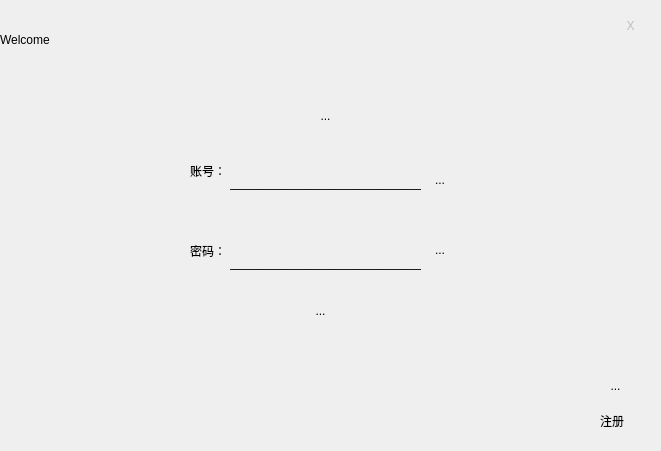
<?xml version="1.0" encoding="UTF-8"?>
<ui version="4.0">
 <class>client</class>
 <widget class="QMainWindow" name="client">
  <property name="geometry">
   <rect>
    <x>0</x>
    <y>0</y>
    <width>661</width>
    <height>451</height>
   </rect>
  </property>
  <property name="windowTitle">
   <string>MainWindow</string>
  </property>
  <widget class="QWidget" name="centralwidget">
   <widget class="QWidget" name="widget" native="true">
    <property name="geometry">
     <rect>
      <x>0</x>
      <y>0</y>
      <width>661</width>
      <height>451</height>
     </rect>
    </property>
    <property name="minimumSize">
     <size>
      <width>0</width>
      <height>0</height>
     </size>
    </property>
    <property name="maximumSize">
     <size>
      <width>971</width>
      <height>601</height>
     </size>
    </property>
    <property name="styleSheet">
     <string notr="true">background-image:url(:/QT/icon/backfin.png);
border-radius: 20px;

</string>
    </property>
    <widget class="QToolButton" name="pwd">
     <property name="geometry">
      <rect>
       <x>420</x>
       <y>230</y>
       <width>40</width>
       <height>40</height>
      </rect>
     </property>
     <property name="minimumSize">
      <size>
       <width>40</width>
       <height>40</height>
      </size>
     </property>
     <property name="maximumSize">
      <size>
       <width>40</width>
       <height>40</height>
      </size>
     </property>
     <property name="text">
      <string>...</string>
     </property>
     <property name="icon">
      <iconset resource="Client.qrc">
       <normaloff>:/Client/QT/icon/Password.png</normaloff>:/Client/QT/icon/Password.png</iconset>
     </property>
     <property name="iconSize">
      <size>
       <width>30</width>
       <height>30</height>
      </size>
     </property>
    </widget>
    <widget class="QLabel" name="label">
     <property name="geometry">
      <rect>
       <x>0</x>
       <y>0</y>
       <width>171</width>
       <height>80</height>
      </rect>
     </property>
     <property name="styleSheet">
      <string notr="true">font: 75 italic 28pt &quot;Comic Sans MS&quot;;
</string>
     </property>
     <property name="text">
      <string>Welcome</string>
     </property>
    </widget>
    <widget class="QLabel" name="label_2">
     <property name="geometry">
      <rect>
       <x>600</x>
       <y>410</y>
       <width>31</width>
       <height>21</height>
      </rect>
     </property>
     <property name="text">
      <string>注册</string>
     </property>
    </widget>
    <widget class="QLabel" name="label_3">
     <property name="geometry">
      <rect>
       <x>230</x>
       <y>180</y>
       <width>191</width>
       <height>17</height>
      </rect>
     </property>
     <property name="styleSheet">
      <string notr="true">background:transparent;border-width:0;border-style:outset</string>
     </property>
     <property name="text">
      <string>————————————————</string>
     </property>
    </widget>
    <widget class="QLabel" name="label_4">
     <property name="geometry">
      <rect>
       <x>230</x>
       <y>260</y>
       <width>191</width>
       <height>17</height>
      </rect>
     </property>
     <property name="styleSheet">
      <string notr="true">background:transparent;border-width:0;border-style:outset</string>
     </property>
     <property name="text">
      <string>————————————————</string>
     </property>
    </widget>
    <widget class="QLabel" name="label_pwd">
     <property name="geometry">
      <rect>
       <x>190</x>
       <y>240</y>
       <width>41</width>
       <height>21</height>
      </rect>
     </property>
     <property name="text">
      <string>密码：</string>
     </property>
    </widget>
    <widget class="QLabel" name="label_username">
     <property name="geometry">
      <rect>
       <x>190</x>
       <y>160</y>
       <width>41</width>
       <height>21</height>
      </rect>
     </property>
     <property name="text">
      <string>账号：</string>
     </property>
    </widget>
    <widget class="QLineEdit" name="lineEdit_pwd">
     <property name="geometry">
      <rect>
       <x>225</x>
       <y>220</y>
       <width>191</width>
       <height>35</height>
      </rect>
     </property>
     <property name="styleSheet">
      <string notr="true">
background:transparent;border-width:0;border-style:outset</string>
     </property>
    </widget>
    <widget class="QLineEdit" name="lineEdit_username">
     <property name="geometry">
      <rect>
       <x>225</x>
       <y>150</y>
       <width>191</width>
       <height>35</height>
      </rect>
     </property>
     <property name="styleSheet">
      <string notr="true">background:transparent;border-width:0;border-style:outset;
font: 75 14pt &quot;Comic Sans MS&quot;;</string>
     </property>
    </widget>
    <widget class="QPushButton" name="pushButton">
     <property name="geometry">
      <rect>
       <x>610</x>
       <y>10</y>
       <width>41</width>
       <height>31</height>
      </rect>
     </property>
     <property name="styleSheet">
      <string notr="true">color: rgb(192, 191, 188);</string>
     </property>
     <property name="text">
      <string>X</string>
     </property>
    </widget>
    <widget class="QToolButton" name="pushButton_login">
     <property name="geometry">
      <rect>
       <x>280</x>
       <y>290</y>
       <width>81</width>
       <height>41</height>
      </rect>
     </property>
     <property name="styleSheet">
      <string notr="true">border-style:none;
font: 28pt &quot;华文隶书&quot;;
background-color: transparent;
border-width:0;</string>
     </property>
     <property name="text">
      <string>...</string>
     </property>
     <property name="icon">
      <iconset resource="Client.qrc">
       <normaloff>:/Client/QT/icon/Login.png</normaloff>:/Client/QT/icon/Login.png</iconset>
     </property>
     <property name="iconSize">
      <size>
       <width>50</width>
       <height>50</height>
      </size>
     </property>
    </widget>
    <widget class="QToolButton" name="pushButton_register">
     <property name="geometry">
      <rect>
       <x>590</x>
       <y>360</y>
       <width>51</width>
       <height>51</height>
      </rect>
     </property>
     <property name="styleSheet">
      <string notr="true">border-style:none;
font: 10pt &quot;华文隶书&quot;;</string>
     </property>
     <property name="text">
      <string>...</string>
     </property>
     <property name="icon">
      <iconset resource="Client.qrc">
       <normaloff>:/Client/QT/icon/Register.png</normaloff>:/Client/QT/icon/Register.png</iconset>
     </property>
     <property name="iconSize">
      <size>
       <width>50</width>
       <height>50</height>
      </size>
     </property>
    </widget>
    <widget class="QToolButton" name="toolButton">
     <property name="geometry">
      <rect>
       <x>300</x>
       <y>90</y>
       <width>51</width>
       <height>51</height>
      </rect>
     </property>
     <property name="styleSheet">
      <string notr="true">border-style:none;
image:url(:/Client/QT/icon/Chat.png)</string>
     </property>
     <property name="text">
      <string>...</string>
     </property>
    </widget>
    <widget class="QToolButton" name="toolButton_2">
     <property name="geometry">
      <rect>
       <x>420</x>
       <y>160</y>
       <width>40</width>
       <height>40</height>
      </rect>
     </property>
     <property name="text">
      <string>...</string>
     </property>
     <property name="icon">
      <iconset resource="Client.qrc">
       <normaloff>:/Client/QT/icon/login_Account.png</normaloff>:/Client/QT/icon/login_Account.png</iconset>
     </property>
     <property name="iconSize">
      <size>
       <width>30</width>
       <height>30</height>
      </size>
     </property>
    </widget>
   </widget>
  </widget>
 </widget>
 <resources>
  <include location="Client.qrc"/>
 </resources>
 <connections/>
</ui>
